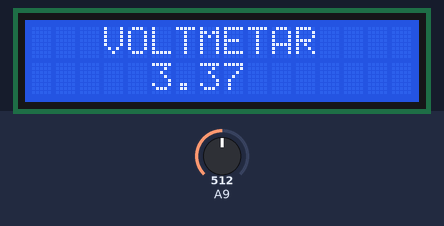
Recording of a sketch running on a simulated Arduino Mega 2560, built with avr-gcc and run on an emulated ATmega2560. Shown: 16×2 character LCD. The inputs (shaded band) are chosen by the test bench; at power-on: A9 = 512. What the sketch prints to the serial monitor is not drawn.

Above: at 1.2 s.
1.3 s: A9 set to 716
At 2.6 s:
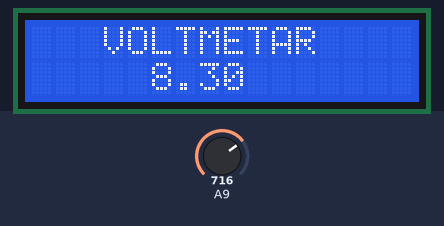
2.9 s: A9 set to 900
At 3.4 s:
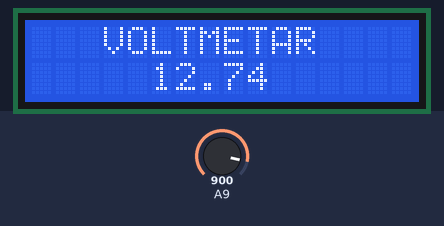
4.5 s: A9 set to 1023
At 4.9 s:
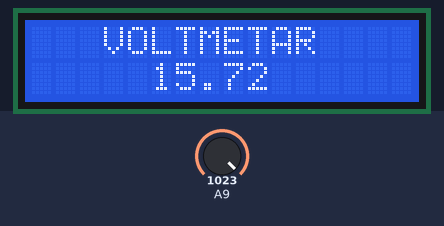
Timing chart, 0 to 7.5 s (numbered marks = the images above; inputs shaded):
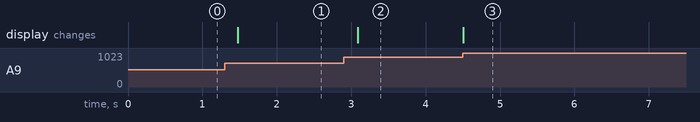

Measured:
- after the input at 1.3 s, the display: changes after 0.18 s (image 1)
- after the input at 2.9 s, the display: changes after 0.19 s (image 2)
- after the input at 4.5 s, the display: changes at once (image 3)

The sketch:

softverskiProjekatTEK.ino
```cpp
/*
 * Biblioteka za lcd displej
 * Displej koji smo koristili je 16 x 2 sto znaci da
 * ima dve vrste i 16 kolona
*/
#include <LiquidCrystal.h>
/*
 * rs - register select pin koji kontrolise gde u LCD memoriji pisemo
 * en - enable pin koji omogucuje upis u registre
 * d4, d5, d6, d7 - data pins su bitovi koje upisujemo u registre ili
 * citamo iz njih
*/
// inicijalizuje lcd displej, ako lcd ne ispisuje nista proverite
// da li su brojevi pinova dobri, ne moraju biti isti brojevi kao ovde
const int rs = 8, en = 9, d4 = 4, d5 = 5, d6 = 6, d7 = 7;
LiquidCrystal lcd(rs, en, d4, d5, d6, d7);
int numOfColumns = 16, numOfRows = 2;
float vin; //mereni napon
int deltaVin = 18; //razlika maksimalnog i minimalnog ulaznog napona
int maxAnalogValue = 1023; //maksimalni broj koraka
int reducedMaxAnalogValue; //redukovani broj koraka
int vinmin = -9; //minimalna vrednost ulaznog napona
int vout = 0; //izlazni napon
float arduinoMaxVoltage = 5; //maksimalna vrednost napona
float reducedMaxVoltage = 3.641; //redukovana vrednost napona


// funkcija koja se izvrsi samo jednom na pocetku i sluzi za pocetna podesavanja
void setup()
{
  lcd.begin(numOfColumns, numOfRows); // podesava broj kolona i vrsta
  // 9600 je maksimalan broj bitova koji se moze preneti
  Serial.begin(9600); // sluzi za pokretanje serial monitora
  lcd.setCursor(3,0); // pomera kursor na 0 vrstu i trecu kolonu
  lcd.print("VOLTMETAR"); // ispisuje na lcd
  // 5 : 1023 = 3,641 : x => x = 1023 * 3,641 / 5 => x = 745
  reducedMaxAnalogValue = round((maxAnalogValue * reducedMaxVoltage) / arduinoMaxVoltage);
}

// funkcija koju arduino izvrsava u petlji sve dok se ne iskljuci ploca
void loop()
{
  lcd.setCursor(5, 1);
  // cita sa A9 analognog pina i smesta u celobrojnu promenljivu vout
  vout = analogRead(A9); //izlazni napon
  Serial.print(vout);  // ispisuje na serijski monitor
  Serial.print(",");
  vin = (vout * deltaVin) / (float)reducedMaxAnalogValue + vinmin; //mereni napon
  //Serial.print("\nU = "); // '\n' oznacava prelazak u nov red
  Serial.println(vin);
  // ispisuje vrednost promenjive vin
  lcd.print(vin);
  delay(200);  // sacekaj 200 milisekundi
}
```
